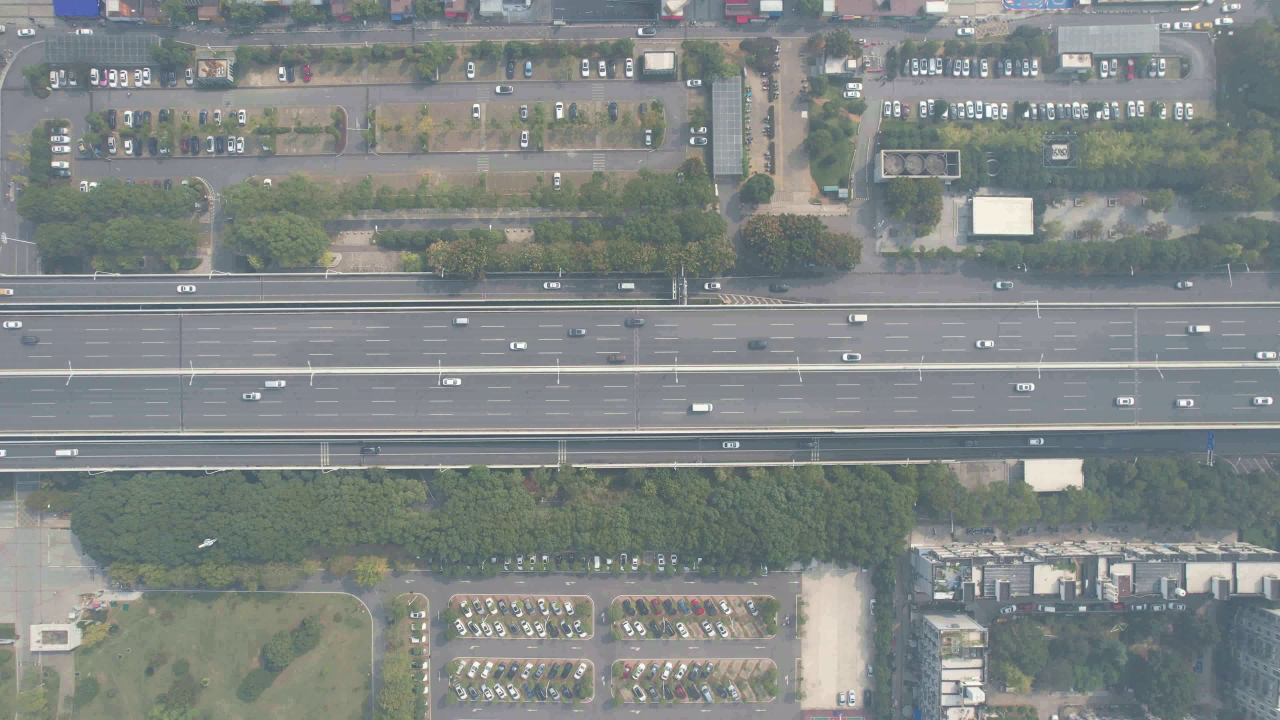
#> input picture multiple_videos_stitcher/exp0502/1_stb.jpg, 3840 x 2160 px (shown at 1/3 size)
$ python image_stitcher_manual.py
#> lines starting #> are read from the running program, lines starting #| are printed output that depends on the picture
import cv2
import numpy as np
from matplotlib import pyplot as plt

# # #####手动计算转换矩阵########################
# img1 = cv2.imread('./test_0021+0123/1_stb.jpg')
# img2 = cv2.imread('./test_0021+0123/2_stb.jpg')
# # 1.先缩放右图。需要L1和L2。
# # 2.设置左图和缩放后右图的对齐点。需要P1和P2坐标。
# # 3.再旋转右图。需要旋转角。
#
# ### 缩放,x1y1为x方向缩放，x2y2为y方向缩放，
# L1, L2 = 240, 280.5 #计算右图转换到左图的缩放比例,手工数据1
# fx, fy = L1/L2, L1/L2
# M1 = np.float32([[fx, 0, 0],
#                  [0,fy, 0]])
# img2_out1 = cv2.warpAffine(img2, M1, (3840,2160))
# ### 先找一对对齐点最好，左图对齐点（3840-264,863）,缩放后的右图对齐点（178,812） #手工数据2
# X1,Y1=3840-265,812
# X2,Y2=174,782
# ##平移，x3y1向右平移，x3y2向下平移
# M2 = np.float32([[1, 0, X1-X2],
#                  [0,1, Y1-Y2]])
# print(M2)
# img2_out2 = cv2.warpAffine(img2_out1, M2, (7680,2160))
# ###沿中心旋转2.73度  #手工数据3
# delta_theta=-3.4
# M3 = cv2.getRotationMatrix2D((X1, Y1), delta_theta, 1)
# # center 旋转中心点 (cx, cy) 你可以随意指定
# # angle 旋转的角度 单位是角度 逆时针方向为正方向，角度为正值代表逆时针
# # scale 缩放倍数. 值等于1.0代表尺寸不变
# print(M3)
# img2_out3 = cv2.warpAffine(img2_out2, M3, (7680,2160))
#
# img2_out3[0:2160,0:X1] = img1[0:2160,0:X1]
# cv2.imwrite('./test_0021+0123/stitched_image1.jpg', img2_out3)
# ####################################################

img1 = cv2.imread('./exp0502/1_stb.jpg')
#> img1 is the input picture: shape (2160, 3840, 3); mean B, G, R 133.6, 135, 129.1
img2 = cv2.imread('./exp0502/2_stb.jpg')
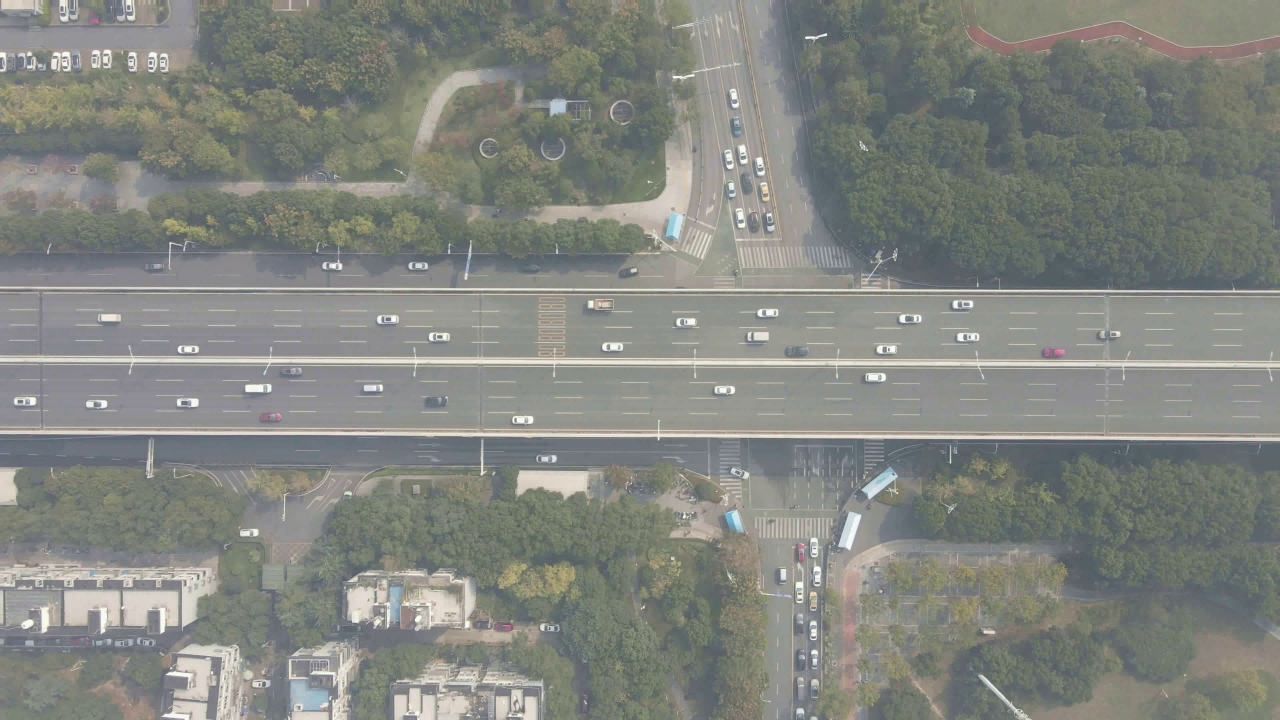
#> input picture multiple_videos_stitcher/exp0502/2_stb.jpg, 3840 x 2160 px (shown at 1/3 size)
#> img2 is the input picture: shape (2160, 3840, 3); mean B, G, R 127.5, 133.3, 130.4

def get_affine_mat():
    # exp0502:
    pts1=np.float32([[3416,1109],[3736,923],[3768,1267]]) ### X1, Y1为对齐点和拼接点
    pts2=np.float32([[128,1095],[508,881],[550,1283]])

    # # exp0503:
    # pts1=np.float32([[3503,1037],[3751,908],[3720,1266]]) ### X1, Y1为对齐点和拼接点
    # pts2=np.float32([[128,1058],[408,914],[381,1314]])

    # 得到变换矩阵; 进行仿射变换
    affine_mat = cv2.getAffineTransform(pts2, pts1)
    # affine_mat[0,0]=0.89

    print(affine_mat)
    return affine_mat

affine_mat=get_affine_mat()
warped_img2 = cv2.warpAffine(img2, affine_mat, (7680,2160))
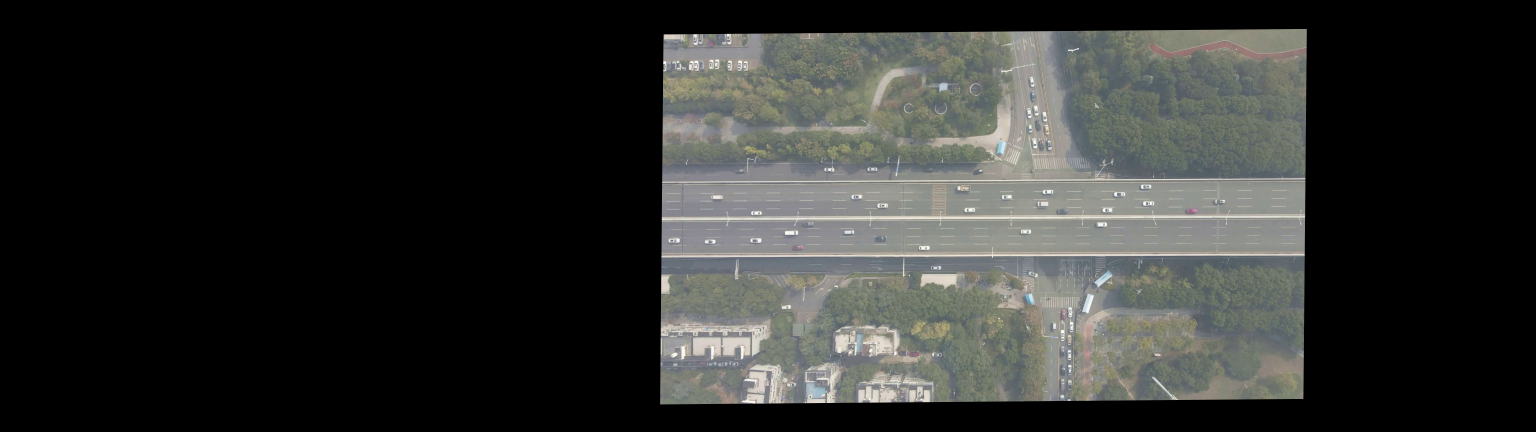
#> warped_img2: shape (2160, 7680, 3) (shown at 1/5 size); mean B, G, R 45.7, 47.8, 46.8
cv2.imwrite('./exp0502/warped_image.jpg', warped_img2)
stitched_img=warped_img2
###分别检查三个点是否对齐
X1, Y1 = 3416,1109 # 左图对齐点位置
stitched_img[0:2160,0:X1] = img1[0:2160,0:X1]  #拼接位置在左图横坐标265处
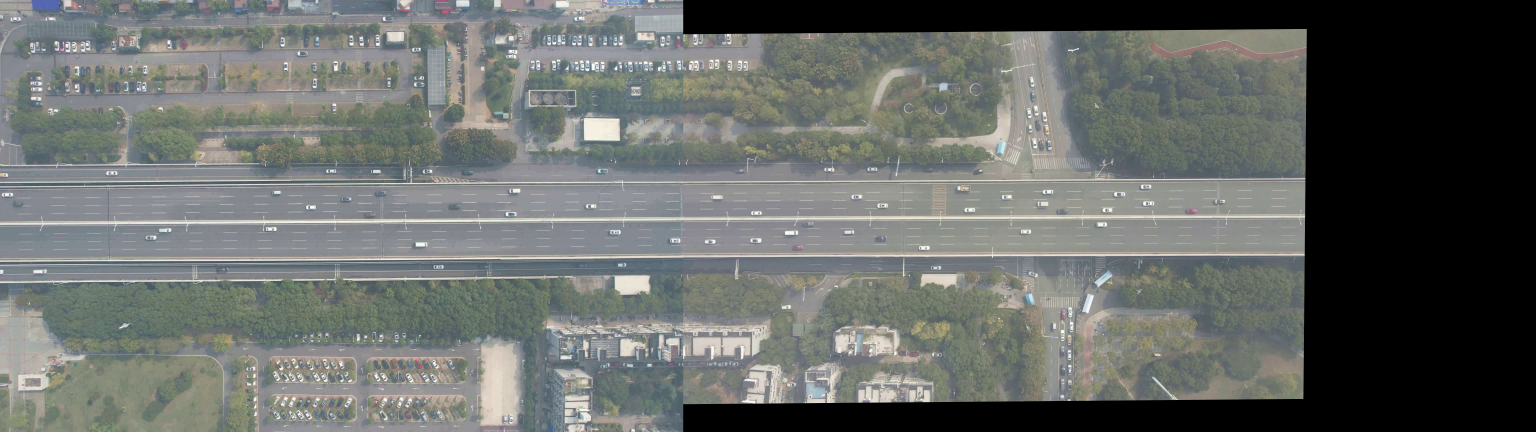
#> stitched_img: shape (2160, 7680, 3) (shown at 1/5 size); mean B, G, R 103.7, 106.6, 103.2
cv2.imwrite('./exp0502/stitched_image.jpg', stitched_img)
